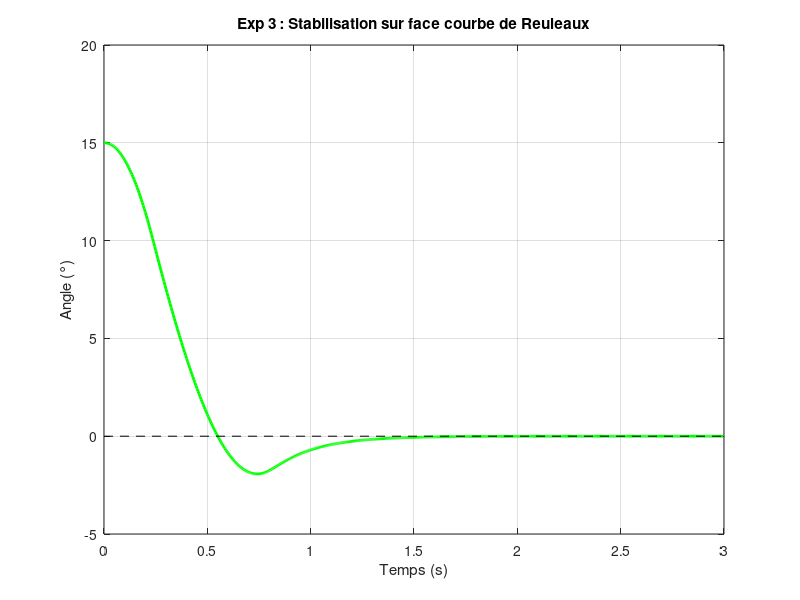

Reproduce this figure in MATLAB.
%% Expérience 3 : Géométrie de Reuleaux (Instabilité Géométrique)
clear all; close all; clc;

% --- Paramètres ---
g = 9.81; mb = 0.5; L = 0.075; Ieq = 0.06; Cb = 0.001;

dt = 0.005; t_final = 3; n_steps = t_final/dt;
theta = zeros(1, n_steps); theta_dot = zeros(1, n_steps); time = zeros(1, n_steps);
theta(1) = deg2rad(15); % On teste sur 15° pour voir l'effet de la courbe

for k = 1:n_steps-1
    % Le bras de levier change car le robot "roule" sur son arête courbe
    lb_variable = L * cos(theta(k) * 0.5); 
    
    % Commande PID
    Kp = 7; Kd = 1.8; % On booste le Kd pour freiner
    error = 0 - theta(k);
    Tm_pid = Kp*error - Kd*theta_dot(k); 
    Tm = max(min(Tm_pid, 0.10), -0.10);
    
    % Dynamique avec levier variable
    theta_ddot = (-mb*g*lb_variable * sin(theta(k)) + Tm - Cb*theta_dot(k)) / Ieq;
    
    theta_dot(k+1) = theta_dot(k) + theta_ddot * dt;
    theta(k+1) = theta(k) + theta_dot(k) * dt;
    time(k+1) = time(k) + dt;
end

figure('Color', 'w'); plot(time, rad2deg(theta), 'g', 'LineWidth', 2);
grid on; line([0 t_final], [0 0], 'Color', 'k', 'LineStyle', '--');
title('Exp 3 : Stabilisation sur face courbe de Reuleaux');
xlabel('Temps (s)'); ylabel('Angle (°)'); ylim([-5 20]);
